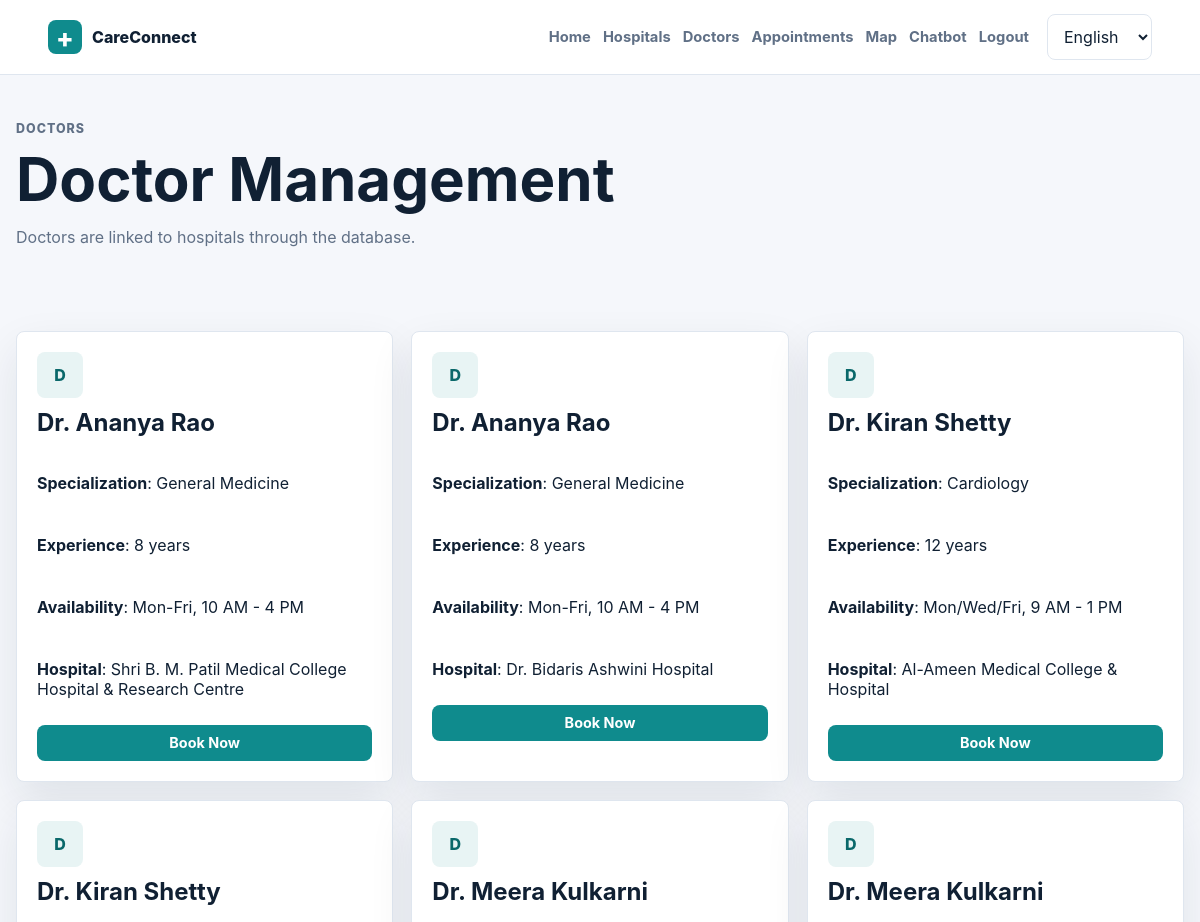
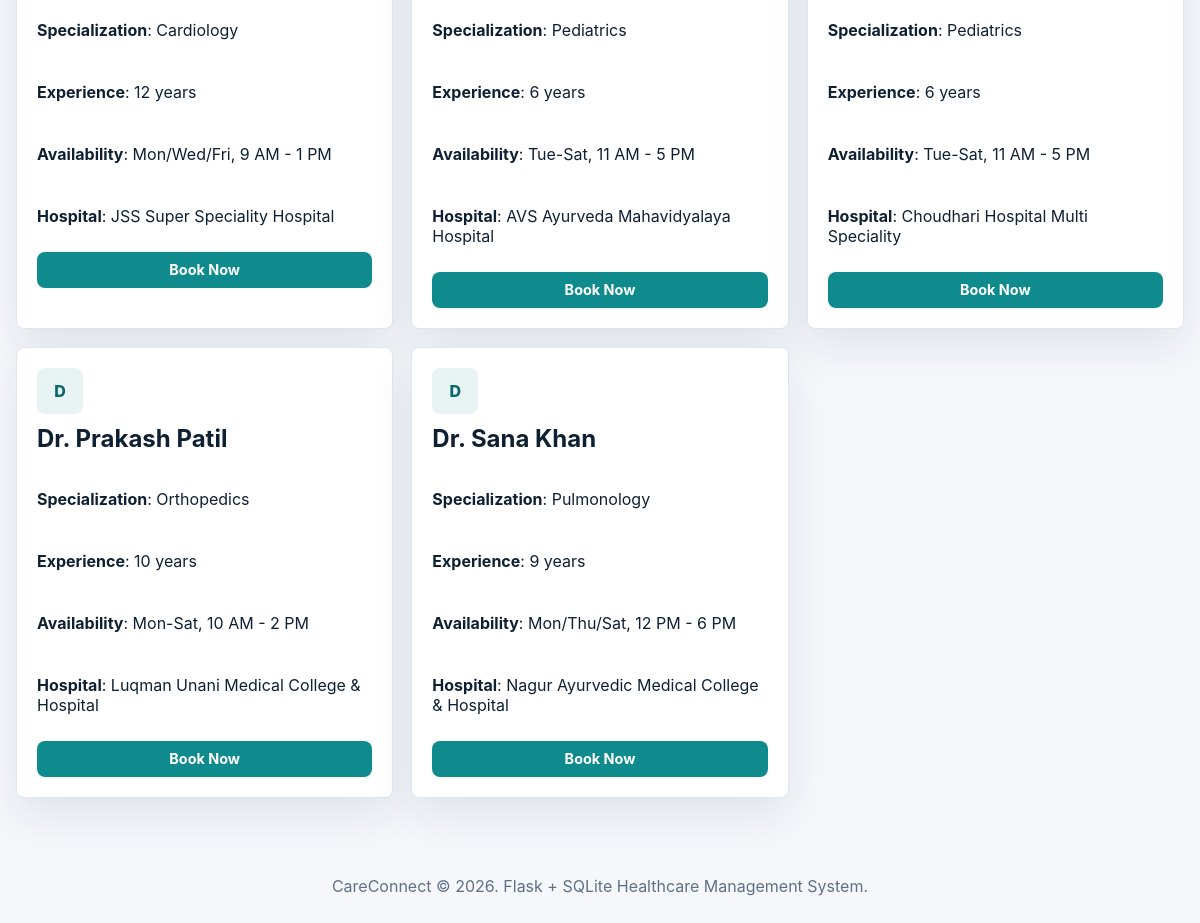
/doctors (signed in), run on the app's committed database (2 pictures, top to bottom).
### tables this page shows
CREATE TABLE doctors (
            id INTEGER PRIMARY KEY AUTOINCREMENT,
            hospital_id INTEGER NOT NULL,
            name TEXT NOT NULL,
            specialization TEXT NOT NULL,
            experience INTEGER NOT NULL DEFAULT 0,
            availability TEXT NOT NULL,
            FOREIGN KEY (hospital_id) REFERENCES hospitals(id) ON DELETE CASCADE
        );

CREATE TABLE hospitals (
            id INTEGER PRIMARY KEY AUTOINCREMENT,
            name TEXT NOT NULL UNIQUE,
            type TEXT NOT NULL,
            city TEXT NOT NULL,
            address TEXT NOT NULL,
            beds_available INTEGER NOT NULL DEFAULT 0,
            oxygen_available TEXT NOT NULL DEFAULT 'No',
            latitude REAL NOT NULL DEFAULT 0,
            longitude REAL NOT NULL DEFAULT 0
        );

### app.py (the view)
@app.route("/doctors")
@login_required
def doctors():
    rows = query_db(
        """
        SELECT doctors.*, hospitals.name AS hospital_name
        FROM doctors
        JOIN hospitals ON hospitals.id = doctors.hospital_id
        ORDER BY doctors.name
        """
    )
    return render_template("doctors.html", doctors=rows)

### app.py (called while the page is built)
def query_db(sql, params=(), one=False):
    conn = get_connection()
    rows = conn.execute(sql, params).fetchall()
    conn.close()
    return rows[0] if one and rows else (None if one else rows)

def current_user():
    user_id = session.get("user_id")
    if not user_id:
        return None
    return query_db("SELECT id, name, email FROM users WHERE id = ?", (user_id,), one=True)

def login_required(route_function):
    @wraps(route_function)
    def wrapper(*args, **kwargs):
        if not current_user():
            flash("Please login to continue.", "error")
            return redirect(url_for("login"))
        return route_function(*args, **kwargs)
    return wrapper

@app.context_processor
def inject_common_data():
    return {"current_user": current_user(), "year": datetime.now().year}

### database.py (called while the page is built)
def get_connection():
    conn = sqlite3.connect(DB_NAME)
    conn.row_factory = sqlite3.Row
    return conn

### templates/doctors.html (shortened to what this page needs)
{% extends "base.html" %}
{% block content %}
<section class="page-header">
    <p class="eyebrow" data-i18n="doctors">Doctors</p>
    <h1 data-i18n="doctor_management">Doctor Management</h1>
    <p data-i18n="doctor_subtitle">Doctors are linked to hospitals through the database.</p>
</section>
<section class="card-grid">
    {% for doctor in doctors %}
    <article class="data-card">
        <span class="avatar">{{ doctor.name[0] }}</span>
        <h2>{{ doctor.name }}</h2>
        <p><strong data-i18n="specialization">Specialization</strong>: {{ doctor.specialization }}</p>
        <p><strong data-i18n="experience">Experience</strong>: {{ doctor.experience }} years</p>
        <p><strong data-i18n="availability">Availability</strong>: {{ doctor.availability }}</p>
        <p><strong>Hospital</strong>: {{ doctor.hospital_name }}</p>
        <a class="btn small" href="{{ url_for('appointments', doctor_id=doctor.id, hospital_id=doctor.hospital_id) }}" data-i18n="book_now">Book Now</a>
    </article>
    {% endfor %}
</section>
{% endblock %}

### templates/base.html (shortened to what this page needs)
<!doctype html>
<html lang="en">
<head>
    <link rel="stylesheet" href="https://unpkg.com/leaflet@1.9.4/dist/leaflet.css">
    <link rel="stylesheet" href="{{ url_for('static', filename='css/style.css') }}">
</head>
<body>
    {% if current_user %}
    <header class="topbar">
        <a class="brand" href="{{ url_for('dashboard') }}">
            <span class="brand-mark">+</span>
            <span>CareConnect</span>
        </a>
        <nav class="nav">
            <a data-i18n="home" href="{{ url_for('dashboard') }}">Home</a>
            <a data-i18n="hospitals" href="{{ url_for('hospitals') }}">Hospitals</a>
            <a data-i18n="doctors" href="{{ url_for('doctors') }}">Doctors</a>
            <a data-i18n="appointments" href="{{ url_for('appointments') }}">Appointments</a>
            <a data-i18n="map" href="{{ url_for('map_view') }}">Map</a>
            <a data-i18n="chatbot" href="{{ url_for('chatbot') }}">Chatbot</a>
            <a data-i18n="logout" href="{{ url_for('logout') }}">Logout</a>
        </nav>
        <select id="languageSelect" class="language-select" aria-label="Language">
            <option value="en">English</option>
        </select>
    </header>
    {% endif %}
    <main>
        {% block content %}{% endblock %}
    </main>
    <footer class="footer">
        <p>CareConnect &copy; {{ year }}. Flask + SQLite Healthcare Management System.</p>
    </footer>
</body>
</html>

### static/css/style.css (style rules this page uses)
:root { --bg: #f5f7fb; --surface: #ffffff; --text: #102033; --muted: #607086; --line: #dfe6ef; --primary: #0f8b8d; --primary-dark: #0a686a; --accent: #f25f5c; --success: #16a34a; --warning: #d97706; --shadow: 0 18px 45px rgba(16, 32, 51, 0.09); }
* { box-sizing: border-box; }
body { margin: 0; font-family: Inter, ui-sans-serif, system-ui, -apple-system, BlinkMacSystemFont, "Segoe UI", sans-serif; background: var(--bg); color: var(--text); }
a { color: inherit; text-decoration: none; }
main { min-height: calc(100vh - 150px); }
.topbar { position: sticky; top: 0; z-index: 10; display: flex; align-items: center; gap: 18px; padding: 14px clamp(16px, 4vw, 54px); background: rgba(255, 255, 255, 0.94); border-bottom: 1px solid var(--line); backdrop-filter: blur(14px); }
.brand { display: flex; align-items: center; gap: 10px; font-weight: 800; white-space: nowrap; }
.brand-mark { display: grid; place-items: center; width: 34px; height: 34px; border-radius: 8px; background: var(--primary); color: #fff; font-size: 26px; }
.nav { display: flex; align-items: center; gap: 12px; margin-left: auto; flex-wrap: wrap; }
.nav a { color: var(--muted); font-weight: 650; font-size: 0.92rem; }
.language-select, input, select, textarea { border: 1px solid var(--line); border-radius: 8px; background: #fff; color: var(--text); padding: 11px 12px; font: inherit; width: 100%; }
.language-select { width: auto; min-width: 105px; }
.btn { display: inline-flex; align-items: center; justify-content: center; min-height: 42px; padding: 0 18px; border: 0; border-radius: 8px; background: var(--primary); color: #fff; font-weight: 750; cursor: pointer; }
.btn.small { min-height: 36px; padding: 0 13px; font-size: 0.9rem; }
.hero h1, .page-header h1 { margin: 0; max-width: 860px; font-size: clamp(2rem, 5vw, 4.5rem); line-height: 1.03; letter-spacing: 0; }
.hero p, .page-header p { color: var(--muted); max-width: 700px; }
.eyebrow { color: var(--primary); text-transform: uppercase; letter-spacing: 0.08em; font-size: 0.78rem; font-weight: 850; }
.hero-panel, .panel, .auth-card, .data-card, .feature-card, .chat-card { background: var(--surface); border: 1px solid var(--line); border-radius: 8px; box-shadow: var(--shadow); }
.stat-grid, .feature-grid, .card-grid, .admin-grid, .dashboard-grid { display: grid; gap: 18px; }
.section, .page-header, .flash-wrap, .dashboard-grid, .card-grid, .admin-grid, .map-layout, .chat-shell, .panel { margin: 0 auto; width: min(1180px, calc(100% - 32px)); }
.section, .page-header, .dashboard-grid, .card-grid, .admin-grid, .map-layout, .chat-shell { padding: 34px 0; }
.section-heading h2, .panel h2, .data-card h2, .feature-card h3 { margin: 0 0 10px; }
.feature-card, .data-card, .panel, .auth-card { padding: 20px; }
.card-grid { grid-template-columns: repeat(3, 1fr); }
.data-card { display: flex; flex-direction: column; gap: 10px; }
.avatar { display: grid; place-items: center; width: 46px; height: 46px; border-radius: 8px; background: #e8f4f4; color: var(--primary-dark); font-weight: 850; }
.footer { padding: 28px 16px; text-align: center; color: var(--muted); }

### data on the page
doctors: name "D", name "Dr. Ananya Rao", specialization "General Medicine", experience "8", availability "Mon-Fri, 10 AM - 4 PM", hospital_name "Shri B. M. Patil Medical College Hospital & Research Centre"
doctors: name "D", name "Dr. Ananya Rao", specialization "General Medicine", experience "8", availability "Mon-Fri, 10 AM - 4 PM", hospital_name "Dr. Bidaris Ashwini Hospital"
doctors: name "D", name "Dr. Kiran Shetty", specialization "Cardiology", experience "12", availability "Mon/Wed/Fri, 9 AM - 1 PM", hospital_name "Al-Ameen Medical College & Hospital"
doctors: name "D", name "Dr. Kiran Shetty", specialization "Cardiology", experience "12", availability "Mon/Wed/Fri, 9 AM - 1 PM", hospital_name "JSS Super Speciality Hospital"
doctors: name "D", name "Dr. Meera Kulkarni", specialization "Pediatrics", experience "6", availability "Tue-Sat, 11 AM - 5 PM", hospital_name "AVS Ayurveda Mahavidyalaya Hospital"
doctors: name "D", name "Dr. Meera Kulkarni", specialization "Pediatrics", experience "6", availability "Tue-Sat, 11 AM - 5 PM", hospital_name "Choudhari Hospital Multi Speciality"
doctors: name "D", name "Dr. Prakash Patil", specialization "Orthopedics", experience "10", availability "Mon-Sat, 10 AM - 2 PM", hospital_name "Luqman Unani Medical College & Hospital"
doctors: name "D", name "Dr. Sana Khan", specialization "Pulmonology", experience "9", availability "Mon/Thu/Sat, 12 PM - 6 PM", hospital_name "Nagur Ayurvedic Medical College & Hospital"
